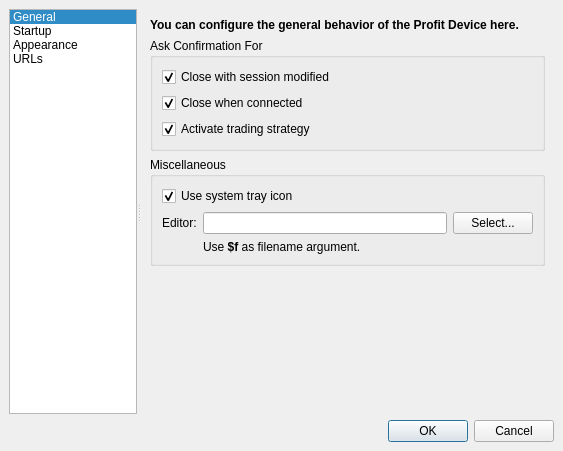
<ui version="4.0" >
 <class>SettingsDialog</class>
 <widget class="QDialog" name="SettingsDialog" >
  <property name="geometry" >
   <rect>
    <x>0</x>
    <y>0</y>
    <width>563</width>
    <height>451</height>
   </rect>
  </property>
  <property name="windowTitle" >
   <string>Profit Device Settings</string>
  </property>
  <property name="windowIcon" >
   <iconset>
    <normaloff>:/images/icons/blockdevice.png</normaloff>:/images/icons/blockdevice.png</iconset>
  </property>
  <layout class="QVBoxLayout" >
   <property name="spacing" >
    <number>6</number>
   </property>
   <property name="margin" >
    <number>9</number>
   </property>
   <item>
    <widget class="QSplitter" name="splitter" >
     <property name="orientation" >
      <enum>Qt::Horizontal</enum>
     </property>
     <widget class="QListWidget" name="sectionList" >
      <property name="sizePolicy" >
       <sizepolicy vsizetype="Expanding" hsizetype="Minimum" >
        <horstretch>0</horstretch>
        <verstretch>0</verstretch>
       </sizepolicy>
      </property>
      <property name="minimumSize" >
       <size>
        <width>128</width>
        <height>0</height>
       </size>
      </property>
      <property name="maximumSize" >
       <size>
        <width>128</width>
        <height>16777215</height>
       </size>
      </property>
      <property name="focusPolicy" >
       <enum>Qt::NoFocus</enum>
      </property>
      <property name="verticalScrollBarPolicy" >
       <enum>Qt::ScrollBarAlwaysOff</enum>
      </property>
      <property name="horizontalScrollBarPolicy" >
       <enum>Qt::ScrollBarAlwaysOff</enum>
      </property>
      <property name="iconSize" >
       <size>
        <width>32</width>
        <height>32</height>
       </size>
      </property>
      <property name="spacing" >
       <number>2</number>
      </property>
      <property name="viewMode" >
       <enum>QListView::ListMode</enum>
      </property>
      <property name="currentRow" >
       <number>0</number>
      </property>
      <item>
       <property name="text" >
        <string>General</string>
       </property>
       <property name="icon" >
        <iconset>
         <normaloff>:/images/icons/kcontrol.png</normaloff>:/images/icons/kcontrol.png</iconset>
       </property>
      </item>
      <item>
       <property name="text" >
        <string>Startup</string>
       </property>
       <property name="icon" >
        <iconset>
         <normaloff>:/images/icons/source_py.png</normaloff>:/images/icons/source_py.png</iconset>
       </property>
      </item>
      <item>
       <property name="text" >
        <string>Appearance</string>
       </property>
       <property name="icon" >
        <iconset>
         <normaloff>:/images/icons/looknfeel.png</normaloff>:/images/icons/looknfeel.png</iconset>
       </property>
      </item>
      <item>
       <property name="text" >
        <string>URLs</string>
       </property>
       <property name="icon" >
        <iconset>
         <normaloff>:/images/icons/www.png</normaloff>:/images/icons/www.png</iconset>
       </property>
      </item>
     </widget>
     <widget class="QStackedWidget" name="sectionStack" >
      <property name="currentIndex" >
       <number>0</number>
      </property>
      <widget class="QWidget" name="generalPage" >
       <property name="geometry" >
        <rect>
         <x>0</x>
         <y>0</y>
         <width>411</width>
         <height>400</height>
        </rect>
       </property>
       <layout class="QVBoxLayout" >
        <property name="spacing" >
         <number>6</number>
        </property>
        <property name="margin" >
         <number>9</number>
        </property>
        <item>
         <widget class="QLabel" name="label" >
          <property name="text" >
           <string>&lt;html>&lt;head>&lt;meta name="qrichtext" content="1" />&lt;style type="text/css">
p, li { white-space: pre-wrap; }
&lt;/style>&lt;/head>&lt;body style=" font-family:'Sans Serif'; font-size:9pt; font-weight:400; font-style:normal; text-decoration:none;">
&lt;p style=" margin-top:0px; margin-bottom:0px; margin-left:0px; margin-right:0px; -qt-block-indent:0; text-indent:0px;">&lt;span style=" font-weight:600;">You can configure the general behavior of the Profit Device here.&lt;/span>&lt;/p>&lt;/body>&lt;/html></string>
          </property>
         </widget>
        </item>
        <item>
         <widget class="QGroupBox" name="groupBox" >
          <property name="title" >
           <string>Ask Confirmation For</string>
          </property>
          <property name="flat" >
           <bool>true</bool>
          </property>
          <layout class="QVBoxLayout" >
           <property name="spacing" >
            <number>6</number>
           </property>
           <property name="margin" >
            <number>9</number>
           </property>
           <item>
            <widget class="QCheckBox" name="confirmCloseWhenModified" >
             <property name="text" >
              <string>Close with session modified</string>
             </property>
             <property name="checked" >
              <bool>true</bool>
             </property>
            </widget>
           </item>
           <item>
            <widget class="QCheckBox" name="confirmCloseWhenConnected" >
             <property name="text" >
              <string>Close when connected</string>
             </property>
             <property name="checked" >
              <bool>true</bool>
             </property>
            </widget>
           </item>
           <item>
            <widget class="QCheckBox" name="confirmActivateStrategy" >
             <property name="text" >
              <string>Activate trading strategy</string>
             </property>
             <property name="checked" >
              <bool>true</bool>
             </property>
            </widget>
           </item>
          </layout>
         </widget>
        </item>
        <item>
         <widget class="QGroupBox" name="groupBox" >
          <property name="title" >
           <string>Miscellaneous</string>
          </property>
          <property name="flat" >
           <bool>true</bool>
          </property>
          <layout class="QVBoxLayout" >
           <property name="spacing" >
            <number>6</number>
           </property>
           <property name="margin" >
            <number>9</number>
           </property>
           <item>
            <widget class="QCheckBox" name="useSystemTrayIcon" >
             <property name="text" >
              <string>Use system tray icon</string>
             </property>
             <property name="checked" >
              <bool>true</bool>
             </property>
            </widget>
           </item>
           <item>
            <layout class="QGridLayout" >
             <property name="margin" >
              <number>0</number>
             </property>
             <property name="spacing" >
              <number>6</number>
             </property>
             <item row="0" column="1" >
              <widget class="QLineEdit" name="externalEditor" />
             </item>
             <item row="0" column="0" >
              <widget class="QLabel" name="label" >
               <property name="text" >
                <string>Editor:</string>
               </property>
              </widget>
             </item>
             <item row="0" column="2" >
              <widget class="QPushButton" name="selectExternalEditor" >
               <property name="text" >
                <string>Select...</string>
               </property>
              </widget>
             </item>
             <item row="1" column="1" >
              <widget class="QLabel" name="label" >
               <property name="text" >
                <string>Use &lt;b>$f&lt;/b> as filename argument.</string>
               </property>
              </widget>
             </item>
            </layout>
           </item>
          </layout>
         </widget>
        </item>
        <item>
         <spacer>
          <property name="orientation" >
           <enum>Qt::Vertical</enum>
          </property>
          <property name="sizeHint" stdset="0" >
           <size>
            <width>20</width>
            <height>16</height>
           </size>
          </property>
         </spacer>
        </item>
       </layout>
      </widget>
      <widget class="QWidget" name="startupPage" >
       <property name="geometry" >
        <rect>
         <x>0</x>
         <y>0</y>
         <width>100</width>
         <height>30</height>
        </rect>
       </property>
       <layout class="QVBoxLayout" name="verticalLayout" >
        <item>
         <widget class="QLabel" name="label_2" >
          <property name="text" >
           <string>&lt;!DOCTYPE HTML PUBLIC "-//W3C//DTD HTML 4.0//EN" "http://www.w3.org/TR/REC-html40/strict.dtd">
&lt;html>&lt;head>&lt;meta name="qrichtext" content="1" />&lt;style type="text/css">
p, li { white-space: pre-wrap; }
&lt;/style>&lt;/head>&lt;body style=" font-family:'DejaVu Sans'; font-size:10pt; font-weight:400; font-style:normal;">
&lt;p style=" margin-top:0px; margin-bottom:0px; margin-left:0px; margin-right:0px; -qt-block-indent:0; text-indent:0px; font-family:'Sans Serif'; font-size:9pt;">&lt;span style=" font-weight:600;">You can insert code to run after the Profit Device starts.&lt;/span>&lt;/p>&lt;/body>&lt;/html></string>
          </property>
         </widget>
        </item>
        <item>
         <widget class="QGroupBox" name="starupGroup" >
          <property name="title" >
           <string>Startup Code</string>
          </property>
          <property name="flat" >
           <bool>true</bool>
          </property>
          <layout class="QVBoxLayout" name="_2" >
           <property name="spacing" >
            <number>6</number>
           </property>
           <property name="margin" >
            <number>9</number>
           </property>
           <item>
            <widget class="QCheckBox" name="enableStartupCode" >
             <property name="text" >
              <string>Enable</string>
             </property>
             <property name="checked" >
              <bool>true</bool>
             </property>
            </widget>
           </item>
           <item>
            <widget class="CallableSelectWidget" native="1" name="startupCallableSelect" />
           </item>
           <item>
            <spacer name="verticalSpacer" >
             <property name="orientation" >
              <enum>Qt::Vertical</enum>
             </property>
             <property name="sizeHint" stdset="0" >
              <size>
               <width>20</width>
               <height>40</height>
              </size>
             </property>
            </spacer>
           </item>
          </layout>
         </widget>
        </item>
       </layout>
      </widget>
      <widget class="QWidget" name="appearancePage" >
       <property name="geometry" >
        <rect>
         <x>0</x>
         <y>0</y>
         <width>411</width>
         <height>400</height>
        </rect>
       </property>
       <layout class="QVBoxLayout" >
        <property name="spacing" >
         <number>6</number>
        </property>
        <property name="margin" >
         <number>9</number>
        </property>
        <item>
         <widget class="QLabel" name="label" >
          <property name="text" >
           <string>&lt;html>&lt;head>&lt;meta name="qrichtext" content="1" />&lt;style type="text/css">
p, li { white-space: pre-wrap; }
&lt;/style>&lt;/head>&lt;body style=" font-family:'Sans Serif'; font-size:9pt; font-weight:400; font-style:normal; text-decoration:none;">
&lt;p style=" margin-top:0px; margin-bottom:0px; margin-left:0px; margin-right:0px; -qt-block-indent:0; text-indent:0px;">&lt;span style=" font-weight:600;">You can configure appearance of the Profit Device here.&lt;/span>&lt;/p>&lt;/body>&lt;/html></string>
          </property>
          <property name="wordWrap" >
           <bool>true</bool>
          </property>
         </widget>
        </item>
        <item>
         <widget class="QGroupBox" name="groupBox" >
          <property name="title" >
           <string>Fonts</string>
          </property>
          <property name="flat" >
           <bool>true</bool>
          </property>
          <layout class="QVBoxLayout" >
           <property name="spacing" >
            <number>6</number>
           </property>
           <property name="margin" >
            <number>9</number>
           </property>
           <item>
            <layout class="QHBoxLayout" >
             <property name="spacing" >
              <number>6</number>
             </property>
             <property name="margin" >
              <number>0</number>
             </property>
             <item>
              <spacer>
               <property name="orientation" >
                <enum>Qt::Horizontal</enum>
               </property>
               <property name="sizeHint" stdset="0" >
                <size>
                 <width>20</width>
                 <height>20</height>
                </size>
               </property>
              </spacer>
             </item>
             <item>
              <widget class="QLabel" name="label" >
               <property name="text" >
                <string>Shell Font:</string>
               </property>
              </widget>
             </item>
             <item>
              <widget class="QLineEdit" name="shellFont" >
               <property name="sizePolicy" >
                <sizepolicy vsizetype="Fixed" hsizetype="Expanding" >
                 <horstretch>1</horstretch>
                 <verstretch>0</verstretch>
                </sizepolicy>
               </property>
               <property name="focusPolicy" >
                <enum>Qt::NoFocus</enum>
               </property>
               <property name="readOnly" >
                <bool>true</bool>
               </property>
              </widget>
             </item>
             <item>
              <widget class="QPushButton" name="selectShellFont" >
               <property name="text" >
                <string>Select...</string>
               </property>
              </widget>
             </item>
            </layout>
           </item>
          </layout>
         </widget>
        </item>
        <item>
         <widget class="QGroupBox" name="groupBox" >
          <property name="title" >
           <string>Value Colors</string>
          </property>
          <property name="flat" >
           <bool>true</bool>
          </property>
          <layout class="QHBoxLayout" >
           <property name="spacing" >
            <number>6</number>
           </property>
           <property name="margin" >
            <number>9</number>
           </property>
           <item>
            <spacer>
             <property name="orientation" >
              <enum>Qt::Horizontal</enum>
             </property>
             <property name="sizeHint" stdset="0" >
              <size>
               <width>161</width>
               <height>20</height>
              </size>
             </property>
            </spacer>
           </item>
           <item>
            <layout class="QGridLayout" >
             <property name="margin" >
              <number>0</number>
             </property>
             <property name="spacing" >
              <number>6</number>
             </property>
             <item row="2" column="1" >
              <widget class="QPushButton" name="decreaseColor" >
               <property name="text" >
                <string/>
               </property>
               <property name="flat" >
                <bool>false</bool>
               </property>
              </widget>
             </item>
             <item row="2" column="0" >
              <widget class="QLabel" name="label" >
               <property name="text" >
                <string>Decrease:</string>
               </property>
              </widget>
             </item>
             <item row="1" column="1" >
              <widget class="QPushButton" name="neutralColor" >
               <property name="text" >
                <string/>
               </property>
              </widget>
             </item>
             <item row="0" column="0" >
              <widget class="QLabel" name="label" >
               <property name="text" >
                <string>Increase:</string>
               </property>
              </widget>
             </item>
             <item row="0" column="1" >
              <widget class="QPushButton" name="increaseColor" >
               <property name="text" >
                <string/>
               </property>
              </widget>
             </item>
             <item row="1" column="0" >
              <widget class="QLabel" name="label" >
               <property name="text" >
                <string>Neutral:</string>
               </property>
              </widget>
             </item>
            </layout>
           </item>
          </layout>
         </widget>
        </item>
        <item>
         <spacer>
          <property name="orientation" >
           <enum>Qt::Vertical</enum>
          </property>
          <property name="sizeHint" stdset="0" >
           <size>
            <width>20</width>
            <height>41</height>
           </size>
          </property>
         </spacer>
        </item>
       </layout>
      </widget>
      <widget class="QWidget" name="urlsPage" >
       <property name="geometry" >
        <rect>
         <x>0</x>
         <y>0</y>
         <width>411</width>
         <height>400</height>
        </rect>
       </property>
       <layout class="QVBoxLayout" >
        <property name="spacing" >
         <number>6</number>
        </property>
        <property name="margin" >
         <number>9</number>
        </property>
        <item>
         <widget class="QLabel" name="label" >
          <property name="text" >
           <string>&lt;html>&lt;head>&lt;meta name="qrichtext" content="1" />&lt;style type="text/css">
p, li { white-space: pre-wrap; }
&lt;/style>&lt;/head>&lt;body style=" font-family:'Sans Serif'; font-size:9pt; font-weight:400; font-style:normal; text-decoration:none;">
&lt;p style=" margin-top:0px; margin-bottom:0px; margin-left:0px; margin-right:0px; -qt-block-indent:0; text-indent:0px;">&lt;span style=" font-weight:600;">You can configure the URLs used by the Profit Device here.&lt;/span>&lt;/p>&lt;/body>&lt;/html></string>
          </property>
         </widget>
        </item>
        <item>
         <widget class="QGroupBox" name="groupBox" >
          <property name="title" >
           <string>Ticker URLs</string>
          </property>
          <property name="flat" >
           <bool>true</bool>
          </property>
          <layout class="QVBoxLayout" >
           <property name="spacing" >
            <number>6</number>
           </property>
           <property name="margin" >
            <number>9</number>
           </property>
           <item>
            <layout class="QHBoxLayout" >
             <property name="spacing" >
              <number>6</number>
             </property>
             <property name="margin" >
              <number>0</number>
             </property>
             <item>
              <widget class="QListWidget" name="tickerUrls" >
               <property name="editTriggers" >
                <set>QAbstractItemView::DoubleClicked|QAbstractItemView::EditKeyPressed</set>
               </property>
               <property name="alternatingRowColors" >
                <bool>true</bool>
               </property>
               <property name="spacing" >
                <number>1</number>
               </property>
              </widget>
             </item>
             <item>
              <layout class="QVBoxLayout" >
               <property name="spacing" >
                <number>6</number>
               </property>
               <property name="margin" >
                <number>0</number>
               </property>
               <item>
                <widget class="QPushButton" name="tickerUrlAdd" >
                 <property name="enabled" >
                  <bool>false</bool>
                 </property>
                 <property name="text" >
                  <string/>
                 </property>
                 <property name="icon" >
                  <iconset>
                   <normaloff>:/images/icons/edit_add.png</normaloff>:/images/icons/edit_add.png</iconset>
                 </property>
                </widget>
               </item>
               <item>
                <widget class="QPushButton" name="tickerUrlRemove" >
                 <property name="enabled" >
                  <bool>false</bool>
                 </property>
                 <property name="text" >
                  <string/>
                 </property>
                 <property name="icon" >
                  <iconset>
                   <normaloff>:/images/icons/edit_remove.png</normaloff>:/images/icons/edit_remove.png</iconset>
                 </property>
                </widget>
               </item>
               <item>
                <widget class="QPushButton" name="tickerUrlUp" >
                 <property name="enabled" >
                  <bool>false</bool>
                 </property>
                 <property name="text" >
                  <string/>
                 </property>
                 <property name="icon" >
                  <iconset>
                   <normaloff>:/images/icons/up.png</normaloff>:/images/icons/up.png</iconset>
                 </property>
                </widget>
               </item>
               <item>
                <widget class="QPushButton" name="tickerUrlDown" >
                 <property name="enabled" >
                  <bool>false</bool>
                 </property>
                 <property name="text" >
                  <string/>
                 </property>
                 <property name="icon" >
                  <iconset>
                   <normaloff>:/images/icons/down.png</normaloff>:/images/icons/down.png</iconset>
                 </property>
                </widget>
               </item>
               <item>
                <spacer>
                 <property name="orientation" >
                  <enum>Qt::Vertical</enum>
                 </property>
                 <property name="sizeHint" stdset="0" >
                  <size>
                   <width>20</width>
                   <height>40</height>
                  </size>
                 </property>
                </spacer>
               </item>
              </layout>
             </item>
            </layout>
           </item>
           <item>
            <widget class="QLabel" name="label" >
             <property name="text" >
              <string>&lt;html>&lt;head>&lt;meta name="qrichtext" content="1" />&lt;style type="text/css">
p, li { white-space: pre-wrap; }
&lt;/style>&lt;/head>&lt;body style=" font-family:'Sans Serif'; font-size:9pt; font-weight:400; font-style:normal; text-decoration:none;">
&lt;p style=" margin-top:0px; margin-bottom:0px; margin-left:0px; margin-right:0px; -qt-block-indent:0; text-indent:0px;">These items are included on the ticker display context menu.  Enter them in the form &lt;span style=" font-weight:600;">Display Text:URL&lt;/span>.  Within the URL, the string &lt;span style=" font-weight:600;">$symbol&lt;/span> will be replaced with the selected ticker symbol.&lt;/p>&lt;/body>&lt;/html></string>
             </property>
             <property name="wordWrap" >
              <bool>true</bool>
             </property>
            </widget>
           </item>
          </layout>
         </widget>
        </item>
        <item>
         <spacer>
          <property name="orientation" >
           <enum>Qt::Vertical</enum>
          </property>
          <property name="sizeHint" stdset="0" >
           <size>
            <width>20</width>
            <height>16</height>
           </size>
          </property>
         </spacer>
        </item>
       </layout>
      </widget>
     </widget>
    </widget>
   </item>
   <item>
    <widget class="QDialogButtonBox" name="buttonBox" >
     <property name="orientation" >
      <enum>Qt::Horizontal</enum>
     </property>
     <property name="standardButtons" >
      <set>QDialogButtonBox::Cancel|QDialogButtonBox::Ok</set>
     </property>
    </widget>
   </item>
  </layout>
  <zorder>buttonBox</zorder>
  <zorder>splitter</zorder>
 </widget>
 <customwidgets>
  <customwidget>
   <class>CallableSelectWidget</class>
   <extends>QWidget</extends>
   <header location="global" >profit.lib.widgets.callableselectwidget.h</header>
   <container>1</container>
  </customwidget>
 </customwidgets>
 <tabstops>
  <tabstop>confirmCloseWhenModified</tabstop>
  <tabstop>confirmCloseWhenConnected</tabstop>
  <tabstop>confirmActivateStrategy</tabstop>
  <tabstop>externalEditor</tabstop>
  <tabstop>selectExternalEditor</tabstop>
  <tabstop>useSystemTrayIcon</tabstop>
  <tabstop>buttonBox</tabstop>
  <tabstop>selectShellFont</tabstop>
  <tabstop>increaseColor</tabstop>
  <tabstop>tickerUrls</tabstop>
  <tabstop>tickerUrlAdd</tabstop>
  <tabstop>tickerUrlRemove</tabstop>
  <tabstop>tickerUrlUp</tabstop>
  <tabstop>tickerUrlDown</tabstop>
  <tabstop>neutralColor</tabstop>
  <tabstop>decreaseColor</tabstop>
 </tabstops>
 <resources>
  <include location="profit.qrc" />
 </resources>
 <connections>
  <connection>
   <sender>buttonBox</sender>
   <signal>accepted()</signal>
   <receiver>SettingsDialog</receiver>
   <slot>accept()</slot>
   <hints>
    <hint type="sourcelabel" >
     <x>265</x>
     <y>369</y>
    </hint>
    <hint type="destinationlabel" >
     <x>265</x>
     <y>195</y>
    </hint>
   </hints>
  </connection>
  <connection>
   <sender>buttonBox</sender>
   <signal>rejected()</signal>
   <receiver>SettingsDialog</receiver>
   <slot>reject()</slot>
   <hints>
    <hint type="sourcelabel" >
     <x>265</x>
     <y>369</y>
    </hint>
    <hint type="destinationlabel" >
     <x>265</x>
     <y>195</y>
    </hint>
   </hints>
  </connection>
  <connection>
   <sender>sectionList</sender>
   <signal>currentRowChanged(int)</signal>
   <receiver>sectionStack</receiver>
   <slot>setCurrentIndex(int)</slot>
   <hints>
    <hint type="sourcelabel" >
     <x>75</x>
     <y>140</y>
    </hint>
    <hint type="destinationlabel" >
     <x>255</x>
     <y>135</y>
    </hint>
   </hints>
  </connection>
  <connection>
   <sender>enableStartupCode</sender>
   <signal>toggled(bool)</signal>
   <receiver>startupCallableSelect</receiver>
   <slot>setEnabled(bool)</slot>
   <hints>
    <hint type="sourcelabel" >
     <x>348</x>
     <y>77</y>
    </hint>
    <hint type="destinationlabel" >
     <x>348</x>
     <y>99</y>
    </hint>
   </hints>
  </connection>
 </connections>
</ui>
